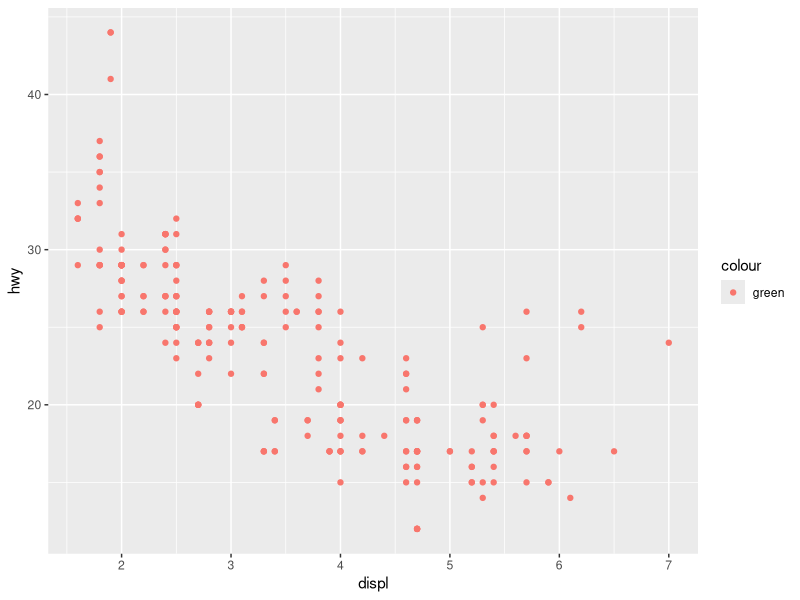
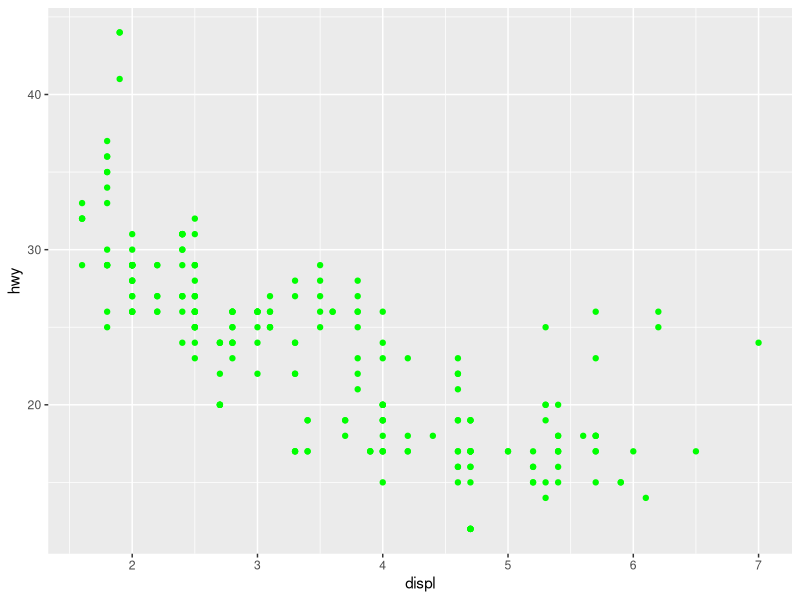
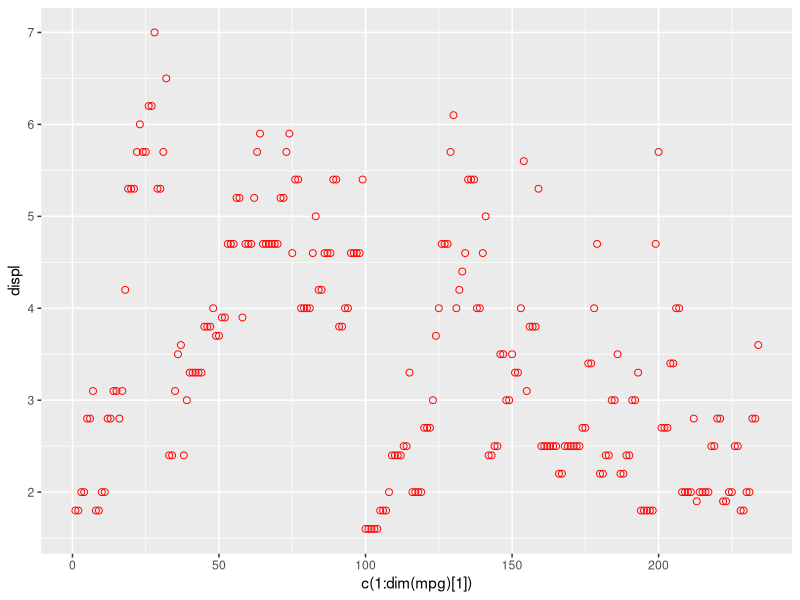
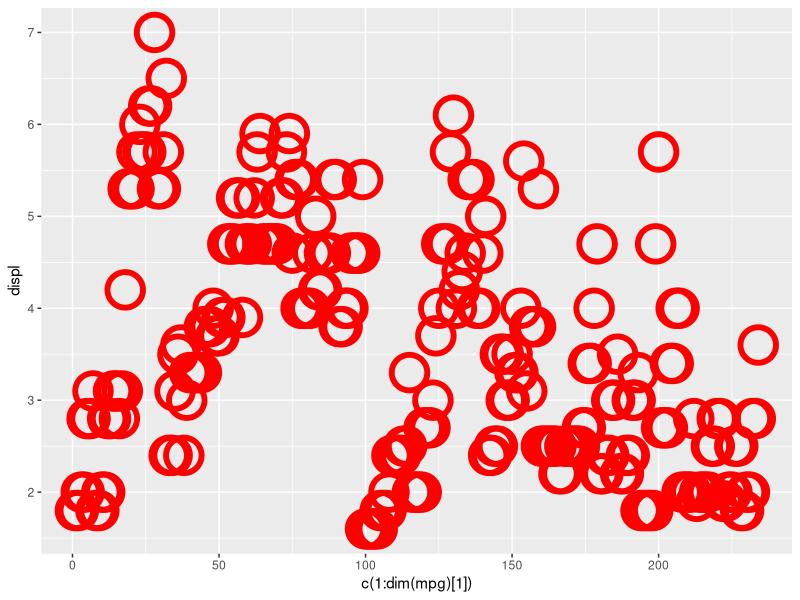
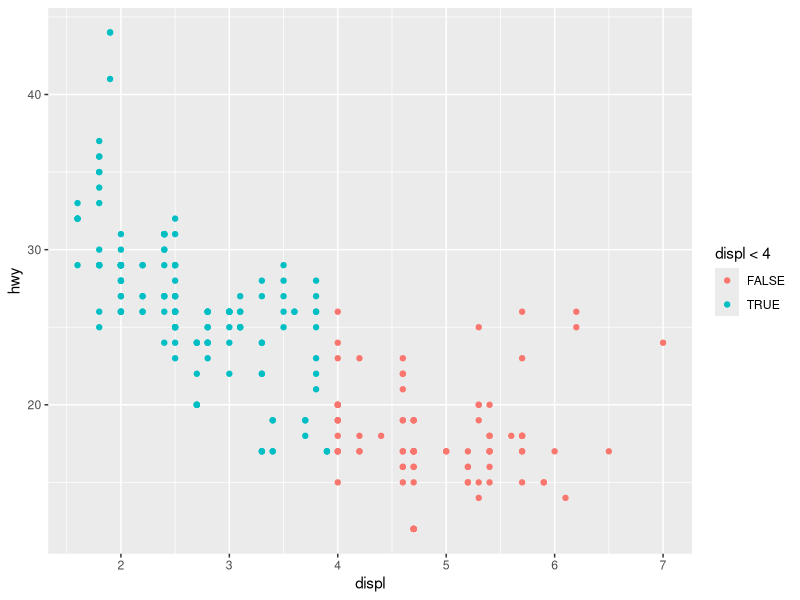

Reproduce these figures in R, in order.

# Estéticas en ggplot2 ----

library(tidyverse)

## Preguntas de esta tarea:

# 1. Toma el siguiente fragmento de código y di qué está mal. ¿Por qué no 
# aparecen pintados los puntos de color verde?
  
  ggplot(data = mpg) +
  geom_point(mapping = aes(x = displ, y = hwy, color = "green"))

# RESPUESTA: No es correcto ya que se ha añadido color dentro del mapping y
# por tanto, ha asociado la categoría "green" a un color que ha decidido. Para 
# que hiciese lo que queremos:
  
  ggplot(data = mpg) +
    geom_point(mapping = aes(x = displ, y = hwy), color = "green")

  
  
# 2. Toma el dataset de mpg anterior y di qué variables son categóricas.
  
  str(mpg)
  
# RESPUESTA: Las variables categóricas son "manufacturer", "model", "trans",
# "drv", "fl" y "class".

  
  
# 3. Toma el dataset de mpg anterior y di qué variables son contínuas.
  
# RESPUESTA: La única variable continua es "displ".
  
  

# 4. Dibuja las variables contínuas con color, tamaño y forma respectivamente.
  
  ggplot(data = mpg) +
    geom_point( mapping = aes(x = c(1:dim(mpg)[1]), y = displ),
                color = "red",
                size = 2,
                shape = 1)

  
  
# 5. ¿En qué se diferencian las estéticas para variables contínuas y categóricas?
  
# RESPUESTA: En las estéticas para variables continuas se representa el valor de
# dicha variable mientras que en las estéticas para variables categóricas se 
# presenta la categoría a la que pertenece la observación.
  
  
  
# 6. ¿Qué ocurre si haces un mapeo de la misma variable a múltiples estéticas?
  
# RESPUESTA: Nos muestras todas las observaciones bajo las múltiples estéticas
# que se han utilizado. Es decir, una observación vendrá dada por su color, tamaño
# y forma simultáneamente.
  
  
  
# 7. Vamos a conocer una estética nueva llamada stroke. ¿Qué hace?
# ¿Con qué formas funciona bien? 
  
  ggplot(data = mpg) +
    geom_point( mapping = aes(x = c(1:dim(mpg)[1]), y = displ),
                color = "red",
                fill = "blue",
                size = 10,
                shape = 1,
                stroke = 3 )
  
# RESPUESTA: La estética stroke modifica la anchura del borde del punto. Esta
  #estética funciona bien con aquellas formas que no tienen relleno, es decir,
  #las de 0 a 14, o también con las que tiene relleno y borde, es decir, las de
  # 21 a 25.
  
  
# 8. ¿Qué ocurre si haces un mapeo de una estética a algo que no sea 
# directamente el nombre de una variable (por ejemplo aes(color = displ < 4))?
  
  ggplot(data = mpg) +
    geom_point( mapping = aes(x = displ, y = hwy, color = displ < 4))
  
# RESPUESTA: En ese caso, lo interpreta como una variable binaria: las que
# cumple la condición frente a las que no.